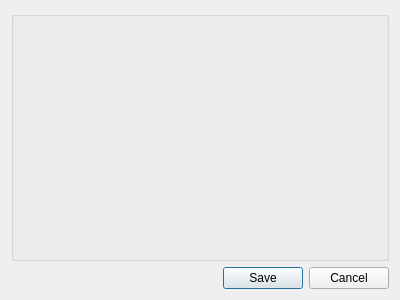
<?xml version="1.0" encoding="UTF-8"?>
<ui version="4.0">
 <class>Dialog</class>
 <widget class="QDialog" name="Dialog">
  <property name="geometry">
   <rect>
    <x>0</x>
    <y>0</y>
    <width>400</width>
    <height>300</height>
   </rect>
  </property>
  <property name="windowTitle">
   <string>Trip</string>
  </property>
  <layout class="QGridLayout" name="gridLayout">
   <item row="1" column="0">
    <widget class="QDialogButtonBox" name="buttonBox">
     <property name="orientation">
      <enum>Qt::Horizontal</enum>
     </property>
     <property name="standardButtons">
      <set>QDialogButtonBox::Cancel|QDialogButtonBox::Save</set>
     </property>
    </widget>
   </item>
   <item row="0" column="0">
    <widget class="QGroupBox" name="groupBox">
     <property name="title">
      <string/>
     </property>
    </widget>
   </item>
  </layout>
 </widget>
 <resources/>
 <connections>
  <connection>
   <sender>buttonBox</sender>
   <signal>accepted()</signal>
   <receiver>Dialog</receiver>
   <slot>accept()</slot>
   <hints>
    <hint type="sourcelabel">
     <x>248</x>
     <y>254</y>
    </hint>
    <hint type="destinationlabel">
     <x>157</x>
     <y>274</y>
    </hint>
   </hints>
  </connection>
  <connection>
   <sender>buttonBox</sender>
   <signal>rejected()</signal>
   <receiver>Dialog</receiver>
   <slot>reject()</slot>
   <hints>
    <hint type="sourcelabel">
     <x>316</x>
     <y>260</y>
    </hint>
    <hint type="destinationlabel">
     <x>286</x>
     <y>274</y>
    </hint>
   </hints>
  </connection>
 </connections>
</ui>
